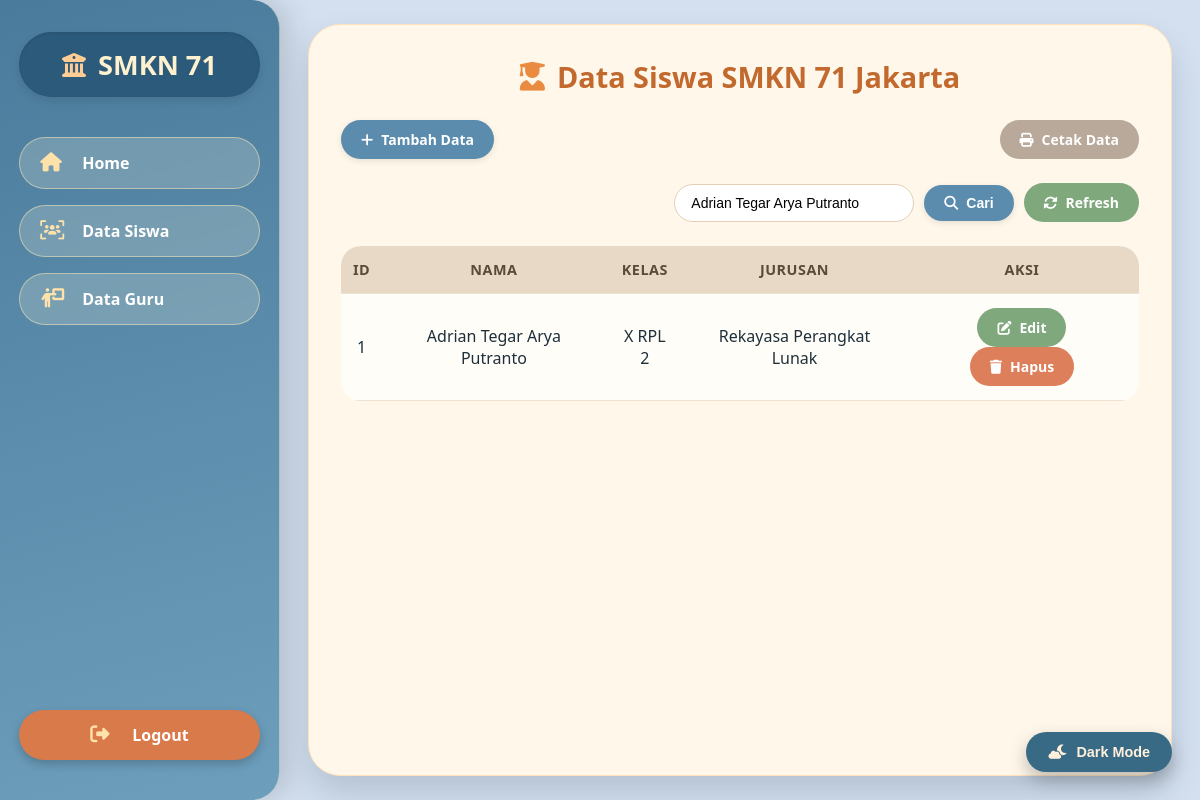
/data_siswa.php?cari=Adrian Tegar Arya Putranto (signed in), run on the app's committed database.
### tables this page shows
CREATE TABLE `tbl_siswa` (
  `id` int(11) NOT NULL,
  `Nama` varchar(100) NOT NULL,
  `Kelas` varchar(20) NOT NULL,
  `Jurusan` varchar(50) NOT NULL
);

### data_siswa.php (the view, shortened to what this page needs)
<?php
include "koneksi.php";
?>
<!doctype html>
<html lang="en">
<head>
  <link rel="stylesheet" href="https://cdnjs.cloudflare.com/ajax/libs/font-awesome/6.5.0/css/all.min.css">
</head>
<body>
  <div class="wrapper">
    <div class="sidebar">
      <h3><i class="fas fa-building-columns"></i> SMKN 71</h3>
      <a href="home.php"><i class="fas fa-home"></i> Home</a>
      <a href="data_siswa.php"><i class="fas fa-users-viewfinder"></i> Data Siswa</a>
      <a href="data_guru.php"><i class="fas fa-person-chalkboard"></i> Data Guru</a>
      <a href="logout.php" onclick="return confirm('Apakah Anda yakin ingin logout?')"><i class="fas fa-right-from-bracket"></i> Logout</a>
    </div>
    <div class="container">
      <h2><i class="fas fa-user-graduate"></i> Data Siswa SMKN 71 Jakarta</h2>
      <div class="actions">
        <a href="tambah.php" class="btn btn-primary"><i class="fas fa-plus"></i> Tambah Data</a>
        <a href="cetak_siswa.php" class="btn btn-gray" target="_blank"><i class="fas fa-print"></i> Cetak Data</a>
      </div>
      <div class="search-bar">
        <form method="GET">
          <input type="text" name="cari" placeholder="Cari Nama, Kelas, Jurusan..."
                 value="<?php echo isset($_GET['cari']) ? htmlspecialchars($_GET['cari']) : ''; ?>">
          <button type="submit" class="btn btn-primary"><i class="fas fa-search"></i> Cari</button>
          <a href="data_siswa.php" class="btn btn-success"><i class="fas fa-sync-alt"></i> Refresh</a>
        </form>
      </div>
      <table>
        <thead>
          <tr>
            <th>ID</th>
            <th>Nama</th>
            <th>Kelas</th>
            <th>Jurusan</th>
            <th>Aksi</th>
          </tr>
        </thead>
        <tbody>
          <?php
          if (isset($_GET['cari']) && !empty($_GET['cari'])) {
            $cari = mysqli_real_escape_string($koneksi, $_GET['cari']);
            $query = "SELECT * FROM tbl_siswa
                      WHERE Nama LIKE '%$cari%'
                      OR Jurusan LIKE '%$cari%'
                      OR Kelas LIKE '%$cari%'";
          } else {
            $query = "SELECT * FROM tbl_siswa";
          }
          $result = mysqli_query($koneksi, $query);
          if ($result && mysqli_num_rows($result) > 0) {
            while ($row = mysqli_fetch_assoc($result)) {
              echo "<tr>
                      <td>{$row['id']}</td>
                      <td>{$row['Nama']}</td>
                      <td>{$row['Kelas']}</td>
                      <td>{$row['Jurusan']}</td>
                      <td>
                        <a href='edit.php?edit={$row['id']}' class='btn btn-success'><i class='fas fa-edit'></i> Edit</a>
                        <a href='delete.php?hapus={$row['id']}' class='btn btn-danger' onclick='return confirm(\"Yakin ingin menghapus?\")'><i class='fas fa-trash'></i> Hapus</a>
                      </td>
                    </tr>";
            }
          } else {
            echo "<tr><td colspan='5' style='text-align:center; padding:40px;'><i class='fas fa-database'></i> Tidak ada data Siswa.</td></tr>";
          }
          ?>
        </tbody>
      </table>
    </div>
  </div>
  <button id="toggleDarkMode"><i class="fas fa-cloud-moon"></i> Dark Mode</button>
</body>
</html>

### data_siswa.php (style rules this page uses)
* { margin: 0; padding: 0; box-sizing: border-box; }
body { font-family: 'Segoe UI', 'Poppins', system-ui, sans-serif; background: #d4e0f0; color: #1e2f3a; transition: all 0.3s ease; min-height: 100vh; }
.wrapper { display: flex; min-height: 100vh; }
.sidebar { width: 280px; background: linear-gradient(165deg, #4a7b9c, #6d9ebb); border-radius: 0 28px 28px 0; padding: 2rem 1.2rem; display: flex; flex-direction: column; box-shadow: 8px 0 30px rgba(0, 0, 0, 0.15); border-right: 1px solid rgba(255,245,210,0.5); }
.sidebar h3 { font-size: 1.7rem; font-weight: 800; text-align: center; margin-bottom: 2rem; color: #fef1cf; background: #2c5a7a; padding: 14px 8px; border-radius: 60px; display: flex; align-items: center; justify-content: center; gap: 12px; box-shadow: inset 0 1px 3px rgba(0,0,0,0.1), 0 4px 8px rgba(0,0,0,0.1); }
.sidebar h3 i { color: #ffcd94; font-size: 1.5rem; }
.sidebar a { display: flex; align-items: center; gap: 14px; padding: 14px 20px; margin: 8px 0; border-radius: 40px; text-decoration: none; font-weight: 700; color: #ffffff; background: rgba(255, 248, 225, 0.2); backdrop-filter: blur(4px); transition: all 0.25s ease; border: 1px solid rgba(255,235,190,0.5); }
.sidebar a i { width: 28px; font-size: 1.2rem; color: #ffe2aa; }
.sidebar a:last-child { margin-top: auto !important; margin-bottom: 0.5rem; background: #d97a4a !important; color: white !important; border: none !important; justify-content: center; font-weight: 800; box-shadow: 0 4px 10px rgba(0,0,0,0.2); }
.container { flex: 1; background: #fef7ea; margin: 24px 28px; padding: 2rem 2rem; border-radius: 32px; box-shadow: 0 18px 32px rgba(54, 78, 94, 0.2); border: 1px solid #ffe1bb; overflow-x: auto; position: relative; }
h2 { text-align: center; color: #c2692e; margin-bottom: 1.5rem; font-size: 1.8rem; font-weight: 800; display: flex; align-items: center; justify-content: center; gap: 12px; }
h2 i { color: #e98c42; font-size: 1.8rem; }
.actions { display: flex; justify-content: space-between; flex-wrap: wrap; gap: 12px; margin-bottom: 24px; }
.btn { padding: 10px 20px; border: none; border-radius: 40px; cursor: pointer; text-decoration: none; font-size: 14px; font-weight: 700; transition: all 0.2s ease; display: inline-flex; align-items: center; gap: 8px; }
.btn-primary { background-color: #5b8cae; color: white; box-shadow: 0 2px 6px rgba(0,0,0,0.1); }
.btn-danger { background-color: #dc7f5a; color: white; }
.btn-success { background-color: #7fa87c; color: white; }
.btn-gray { background-color: #b8a99a; color: white; }
.search-bar { display: flex; justify-content: flex-end; margin-bottom: 24px; }
.search-bar form { display: flex; gap: 10px; align-items: center; }
.search-bar input { padding: 10px 16px; border-radius: 40px; border: 1px solid #e2cfb5; width: 240px; font-size: 14px; background: white; transition: all 0.2s; }
table { width: 100%; border-collapse: collapse; margin-top: 10px; border-radius: 20px; overflow: hidden; }
th, td { padding: 14px 12px; text-align: center; border-bottom: 1px solid #f0e2cf; }
th { background-color: #e8d9c6; color: #5a4a3a; font-weight: 800; font-size: 0.9rem; text-transform: uppercase; letter-spacing: 0.5px; }
tr { background-color: #fffdf8; transition: background 0.2s; }
td a { margin: 0 4px; padding: 6px 12px; font-size: 12px; border-radius: 30px; }
#toggleDarkMode { position: fixed; bottom: 28px; right: 28px; background: #386a86; border: none; color: #fef0db; padding: 12px 22px; border-radius: 50px; font-weight: 800; cursor: pointer; z-index: 1000; backdrop-filter: blur(6px); box-shadow: 0 8px 18px rgba(0, 0, 0, 0.25); transition: all 0.2s; font-size: 0.9rem; display: flex; align-items: center; gap: 10px; }

### data on the page
tbl_siswa: id "1", Nama "Adrian Tegar Arya Putranto", Kelas "X RPL 2", Jurusan "Rekayasa Perangkat Lunak"
